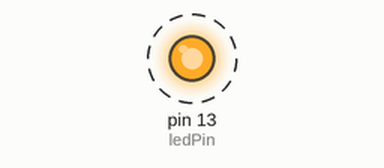
The sketch below on a simulated Arduino Uno, built with avr-gcc and run on an emulated ATmega328P. On the bench: output pins drawn as LEDs (lit = HIGH). Dashed ring = blinking. What the sketch prints to the serial monitor is not drawn.

Above: at 0.5 s.
Timing chart, 0 to 4.6 s (numbered marks = the images above):
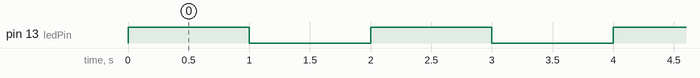

Measured:
- by itself, pin 13 (ledPin): alternates HIGH for 1.0 s and LOW for 1.0 s

The sketch:

Second_Program.ino
```cpp
//My Second Arduino Program

int ledPin = 13; //LED is connected to LED pin 13

void setup()
{
  Serial.begin(9600);
  pinMode(ledPin, OUTPUT);
  Serial.println("Our Second Arduino program");
  Serial.println();
}

void loop()
{
  Serial.print("5 + 188 yields ");
  Serial.print(5+188);
  while(true)
  {
    digitalWrite(ledPin, HIGH); //Turn on LED
    delay(1000);                //Wait for a second
    digitalWrite(ledPin, LOW);  //Turn off LED
    delay(1000);                //Wait for a second
    continue;
  }
}
```
